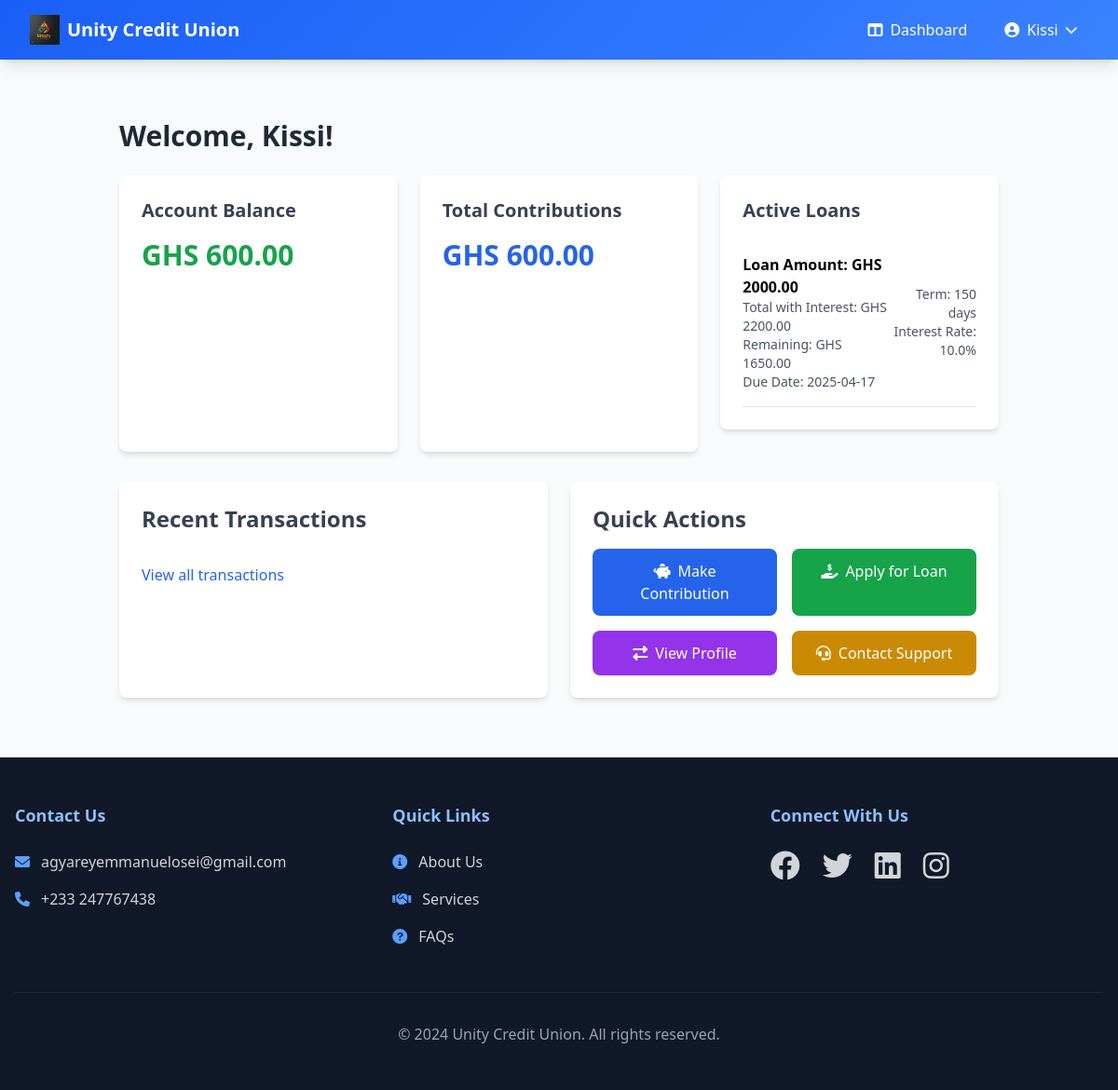
The app's page /dashboard (signed in), older data.
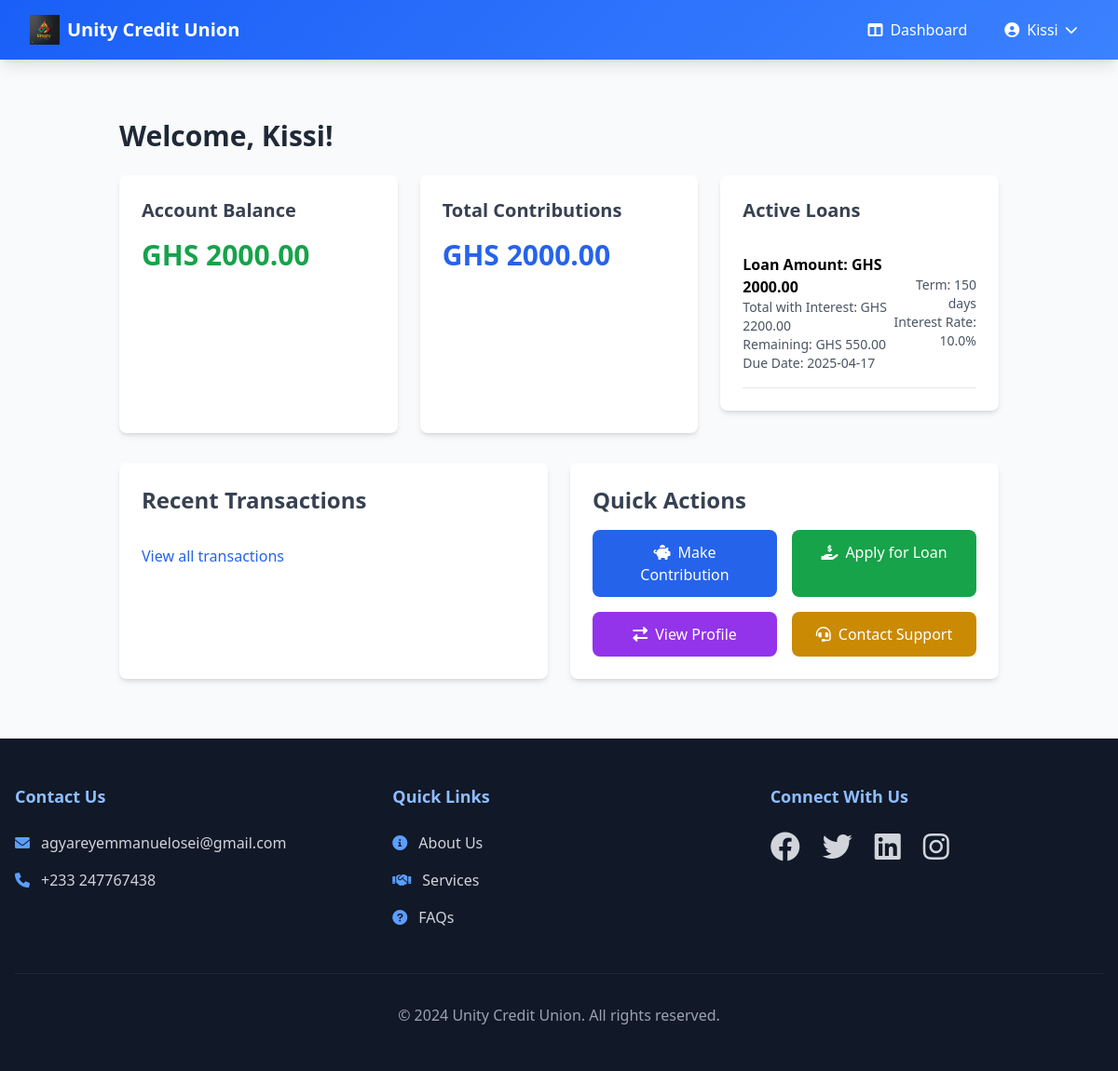
The same page, newer data.
### app.py (models this page shows, shortened)
class Loan(db.Model):
    __tablename__ = 'loan'
    id = db.Column(db.Integer, primary_key=True)
    user_id = db.Column(db.Integer, db.ForeignKey('user.id'), nullable=False)
    amount = db.Column(db.Float, nullable=False)
    interest_rate = db.Column(db.Float, nullable=True)
    total_amount = db.Column(db.Float, nullable=True)
    amount_paid = db.Column(db.Float, default=0.0)
    remaining_amount = db.Column(db.Float, nullable=True)
    purpose = db.Column(db.String(200), nullable=False)
    guarantor_id = db.Column(db.Integer, db.ForeignKey('user.id'), nullable=False)
    term = db.Column(db.Integer, nullable=False)
    income = db.Column(db.Float, nullable=False)
    status = db.Column(db.String(20), default='pending')  # Status can now be: 'pending', 'approved', 'rejected', 'paid'
    application_date = db.Column(db.DateTime, default=datetime.utcnow)
    approval_date = db.Column(db.DateTime, nullable=True)
    repayment_date = db.Column(db.DateTime, nullable=True)
    paid_date = db.Column(db.DateTime, nullable=True)  # New column to track when loan was fully paid
    @staticmethod
    def get_active_loan(user_id):
        return Loan.query.filter(
            Loan.user_id == user_id,
            Loan.status == 'approved',
            Loan.remaining_amount > 0
        ).first()

### app.py (the view)
@app.route('/dashboard')
@login_required
def dashboard():
    active_loan = Loan.get_active_loan(current_user.id)
    total_contributions = db.session.query(db.func.sum(Contribution.amount))\
        .filter(Contribution.user_id == current_user.id)\
        .scalar() or 0.0
    return render_template('dashboard.html',
                         user=current_user,
                         active_loan=active_loan,
                         total_contributions=total_contributions)

### app.py (called while the page is built)
@login_manager.user_loader
def load_user(user_id):
    return User.query.get(int(user_id))

### templates/dashboard.html (shortened to what this page needs)
{% extends "base.html" %} {% block title %}Dashboard - UCU{% endblock %} {%
block content %}
<div class="container mx-auto px-6 py-8">
  <h1 class="text-3xl font-bold text-gray-800 mb-6">
    Welcome, {{ user.first_name }}!
  </h1>
  <div class="grid grid-cols-1 md:grid-cols-3 gap-6 mb-8">
    <div class="bg-white rounded-lg shadow-md p-6">
      <h2 class="text-xl font-semibold mb-4 text-gray-700">Account Balance</h2>
      <p class="text-3xl font-bold text-green-600">
        GHS {{ "%.2f"|format(total_contributions) }}
      </p>
    </div>
    <div class="bg-white rounded-lg shadow-md p-6">
      <h2 class="text-xl font-semibold mb-4 text-gray-700">
        Total Contributions
      </h2>
      <p class="text-3xl font-bold text-blue-600">
        GHS {{ "%.2f"|format(total_contributions) }}
      </p>
    </div>
    <div class="bg-white rounded-lg shadow-md p-6 mb-6">
      <h2 class="text-xl font-semibold mb-4 text-gray-700">Active Loans</h2>
      {% if active_loan %}
      <div class="border-b border-gray-200 py-4">
        <div class="flex justify-between items-center">
          <div>
            <p class="font-semibold">
              Loan Amount: GHS {{ "%.2f"|format(active_loan.amount) }}
            </p>
            <p class="text-sm text-gray-600">
              Total with Interest: GHS {{
              "%.2f"|format(active_loan.total_amount) }}
            </p>
            <p class="text-sm text-gray-600">
              Remaining: GHS {{ "%.2f"|format(active_loan.remaining_amount) }}
            </p>
            <p class="text-sm text-gray-600">
              Due Date: {{ active_loan.repayment_date.strftime('%Y-%m-%d') }}
            </p>
          </div>
          <div class="text-right">
            <p class="text-sm text-gray-600">
              Term: {{ active_loan.term }} days
            </p>
            <p class="text-sm text-gray-600">
              Interest Rate: {{ "%.1f"|format(active_loan.interest_rate * 100)
              }}%
            </p>
          </div>
        </div>
      </div>
      {% else %}
      <p class="text-gray-600">No active loans</p>
      {% endif %}
    </div>
  </div>
  <div class="grid grid-cols-1 md:grid-cols-2 gap-6">
    <div class="bg-white rounded-lg shadow-md p-6">
      <h2 class="text-2xl font-semibold mb-4 text-gray-700">
        Recent Transactions
      </h2>
      <a
        href="/transactions"
        class="mt-4 inline-block text-blue-600 hover:text-blue-800"
        >View all transactions</a
      >
    </div>
    <div class="bg-white rounded-lg shadow-md p-6">
      <h2 class="text-2xl font-semibold mb-4 text-gray-700">Quick Actions</h2>
      <div class="grid grid-cols-2 gap-4">
        <a
          href="{{url_for('contribute')}}"
          class="bg-blue-600 text-white py-3 px-4 rounded-lg text-center hover:bg-blue-700 transition duration-300"
        >
          <i class="fas fa-piggy-bank mr-2"></i>Make Contribution
        </a>
        <a
          href="{{url_for('loan_application')}}"
          class="bg-green-600 text-white py-3 px-4 rounded-lg text-center hover:bg-green-700 transition duration-300"
        >
          <i class="fas fa-hand-holding-usd mr-2"></i>Apply for Loan
        </a>
        <a
          href="/profile"
          class="bg-purple-600 text-white py-3 px-4 rounded-lg text-center hover:bg-purple-700 transition duration-300"
        >
          <i class="fas fa-exchange-alt mr-2"></i>View Profile
        </a>
        <a
          href="https://wa.me/233247767438"
          class="bg-yellow-600 text-white py-3 px-4 rounded-lg text-center hover:bg-yellow-700 transition duration-300"
        >
          <i class="fas fa-headset mr-2"></i>Contact Support
        </a>
      </div>
    </div>
  </div>
</div>
{% endblock %}

Row changes from the older to the newer data that the page shows:
changed Loan: remaining_amount "1650.00" → "550.00"
Text that changed along with them:
{{ "%.2f"|format(total_contributions) }}: "600.00" → "2000.00"
